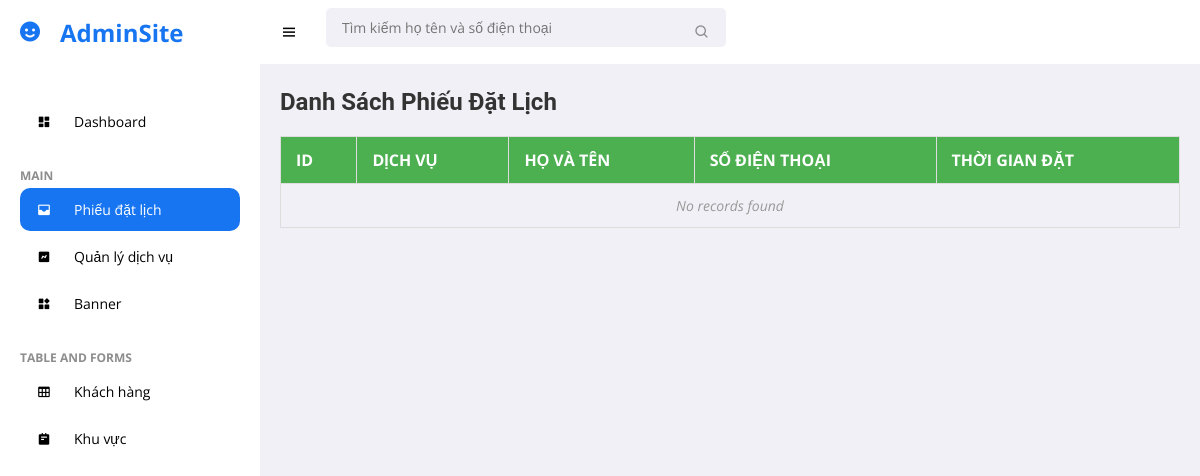
Page /Admin/booking/booking.php on the earlier database version.
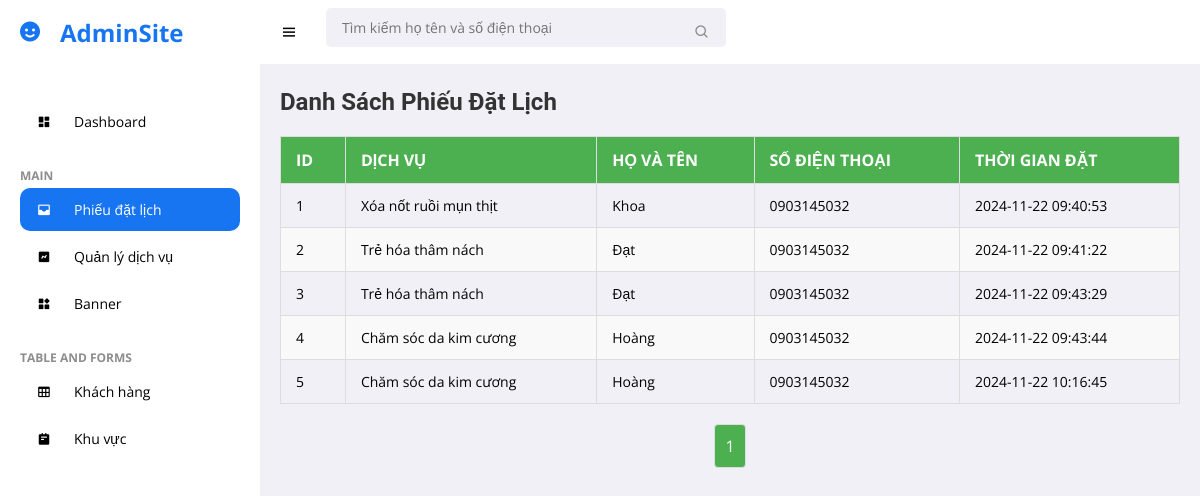
Same page on the later database version.
### tables this page shows
CREATE TABLE `phieu_dat` (
  `id` int(11) NOT NULL,
  `id_dichvu` int(11) NOT NULL,
  `ten_dichvu` varchar(255) NOT NULL,
  `ho_va_ten` varchar(100) NOT NULL,
  `so_dien_thoai` varchar(15) NOT NULL,
  `thoi_gian_dat` datetime DEFAULT current_timestamp()
);

### Admin/booking/booking.php (the view, shortened to what this page needs)
<?php
$db = Database::getInstance();
$conn = $db->getConnection();
$records_per_page = 5;
$page = isset($_GET['page']) ? (int)$_GET['page'] : 1;
$search_term = isset($_GET['search']) ? $_GET['search'] : '';
$offset = ($page - 1) * $records_per_page;
$query = "SELECT * FROM phieu_dat WHERE ho_va_ten LIKE ? OR so_dien_thoai LIKE ? LIMIT $records_per_page OFFSET $offset";
$stmt = $conn->prepare($query);
$search_like = '%' . $search_term . '%';
$stmt->bind_param('ss', $search_like, $search_like);
$stmt->execute();
$result = $stmt->get_result();
$total_records_query = "SELECT COUNT(*) as total FROM phieu_dat WHERE ho_va_ten LIKE ? OR so_dien_thoai LIKE ?";
$stmt_count = $conn->prepare($total_records_query);
$stmt_count->bind_param('ss', $search_like, $search_like);
$stmt_count->execute();
$total_records_result = $stmt_count->get_result();
$total_records = $total_records_result->fetch_assoc()['total'];
$total_pages = ceil($total_records / $records_per_page);
?>
<!DOCTYPE html>
<html lang="en">
<head>
    <link href='https://unpkg.com/boxicons@2.0.9/css/boxicons.min.css' rel='stylesheet'>
    <link rel="stylesheet" href="../style.css">
</head>
<body>
    <section id="sidebar">
        <a href="#" class="brand"><i class='bx bxs-smile icon'></i> AdminSite</a>
        <ul class="side-menu">
            <li><a href="../index.php"><i class='bx bxs-dashboard icon'></i> Dashboard</a></li>
            <li class="divider" data-text="main">Main</li>
            <li>
                <a href="./booking.php" class="active"><i class='bx bxs-inbox icon'></i> Phiếu đặt lịch </a>
            </li>
            <li><a href="../service/service.php"><i class='bx bxs-chart icon'></i> Quản lý dịch vụ</a></li>
            <li><a href="../banner/banner.php"><i class='bx bxs-widget icon'></i>Banner</a></li>
            <li class="divider" data-text="table and forms">Table and forms</li>
            <li><a href="../customer/customer.php"><i class='bx bx-table icon'></i> Khách hàng</a></li>
            <li>
                <a href="#"><i class='bx bxs-notepad icon'></i> Khu vực </a>
            </li>
        </ul>
    </section>
    <section id="content">
        <nav>
            <i class='bx bx-menu toggle-sidebar'></i>
            <form action="" method="GET">
                <div class="form-group">
                    <input
                        type="text"
                        name="search"
                        id="search"
                        placeholder="Tìm kiếm họ tên và số điện thoại"
                        oninput="searchCustomer()"
                        autocomplete="off">
                    <i class='bx bx-search icon'></i>
                </div>
            </form>
        </nav>
        <main>
            <h1>Danh Sách Phiếu Đặt Lịch</h1>
            <table class="table">
                <thead>
                    <tr>
                        <th>ID</th>
                        <th>Dịch Vụ</th>
                        <th>Họ và Tên</th>
                        <th>Số Điện Thoại</th>
                        <th>Thời Gian Đặt</th>
                    </tr>
                </thead>
                <tbody id="customerData">
                    <?php
                    if ($result->num_rows > 0) {
                        while ($row = $result->fetch_assoc()) {
                            echo '<tr data-id="' . $row['id'] . '">';
                            echo '<td>' . $row['id'] . '</td>';
                            echo '<td>' . $row['ten_dichvu'] . '</td>';
                            echo '<td>' . $row['ho_va_ten'] . '</td>';
                            echo '<td>' . $row['so_dien_thoai'] . '</td>';
                            echo '<td>' . $row['thoi_gian_dat'] . '</td>';
                            echo '</tr>';
                        }
                    } else {
                        echo '<tr><td colspan="5">No records found</td></tr>';
                    }
                    ?>
                </tbody>
            </table>
            <div class="pagination">
                <?php
                for ($i = 1; $i <= $total_pages; $i++) {
                    $active_class = $i == $page ? 'active' : '';
                    echo '<a href="?page=' . $i . '&search=' . urlencode($search_term) . '" class="' . $active_class . '">' . $i . '</a>';
                }
                ?>
            </div>
        </main>
    </section>
</body>
</html>

### Admin/style.css (style rules this page uses)
* { font-family: 'Open Sans', sans-serif; margin: 0; padding: 0; box-sizing: border-box; }
:root { --grey: #F1F0F6; --dark-grey: #8D8D8D; --light: #fff; --dark: #000; --green: #81D43A; --light-green: #E3FFCB; --blue: #1775F1; --light-blue: #D0E4FF; --dark-blue: #0C5FCD; --red: #FC3B56; }
html { overflow-x: hidden; }
body { background: var(--grey); overflow-x: hidden; }
a { text-decoration: none; }
li { list-style: none; }
#sidebar { position: fixed; max-width: 260px; width: 100%; background: var(--light); top: 0; left: 0; height: 100%; overflow-y: auto; scrollbar-width: none; transition: all .3s ease; z-index: 200; }
#sidebar .brand { font-size: 24px; display: flex; align-items: center; height: 64px; font-weight: 700; color: var(--blue); position: sticky; top: 0; left: 0; z-index: 100; background: var(--light); transition: all .3s ease; padding: 0 6px; }
#sidebar .icon { min-width: 48px; display: flex; justify-content: center; align-items: center; margin-right: 6px; }
#sidebar .side-menu { margin: 36px 0; padding: 0 20px; transition: all .3s ease; }
#sidebar .side-menu a { display: flex; align-items: center; font-size: 14px; color: var(--dark); padding: 12px 16px 12px 0; transition: all .3s ease; border-radius: 10px; margin: 4px 0; white-space: nowrap; }
#sidebar .side-menu > li > a.active, #sidebar .side-menu > li > a.active:hover { background: var(--blue); color: var(--light); }
#sidebar .divider { margin-top: 24px; font-size: 12px; text-transform: uppercase; font-weight: 700; color: var(--dark-grey); transition: all .3s ease; white-space: nowrap; }
#content { position: relative; width: calc(100% - 260px); left: 260px; transition: all .3s ease; }
nav { background: var(--light); height: 64px; padding: 0 20px; display: flex; align-items: center; grid-gap: 28px; position: sticky; top: 0; left: 0; z-index: 100; }
nav .toggle-sidebar { font-size: 18px; cursor: pointer; }
nav form { max-width: 400px; width: 100%; margin-right: auto; }
nav .form-group { position: relative; }
nav .form-group input { width: 100%; background: var(--grey); border-radius: 5px; border: none; outline: none; padding: 10px 36px 10px 16px; transition: all .3s ease; }
nav .form-group .icon { position: absolute; top: 50%; transform: translateY(-50%); right: 16px; color: var(--dark-grey); }
main { width: 100%; padding: 24px 20px 20px 20px; }

### Admin/booking/booking.php (style rules this page uses)
table.table { width: 100%; border-collapse: collapse; margin-top: 20px; font-family: Arial, sans-serif; }
table.table th, table.table td { padding: 12px 15px; text-align: left; border: 1px solid #ddd; }
table.table th { background-color: #4CAF50; color: white; text-transform: uppercase; font-weight: bold; font-size: 16px; }
table.table tr:nth-child(even) { background-color: #f9f9f9; }
table.table td { font-size: 14px; }
tr[data-id] { transition: border 0.3s ease; }
h1 { font-size: 24px; color: #333; font-weight: 600; margin-bottom: 20px; font-family: 'Roboto', sans-serif; }
.form-group input { width: 100%; padding: 8px; margin-bottom: 10px; font-size: 14px; border-radius: 4px; border: 1px solid #ddd; }
.pagination { display: flex; justify-content: center; margin-top: 20px; }
.pagination a { padding: 10px; margin: 0 5px; text-decoration: none; color: #333; border: 1px solid #ddd; border-radius: 4px; }
.pagination .active { background-color: #4CAF50; color: white; }
table.table td[colspan="5"] { text-align: center; font-style: italic; color: #999; }

Differences in the rows shown:
added phieu_dat: id "1", ten_dichvu "Xóa nốt ruồi mụn thịt", ho_va_ten "Khoa", so_dien_thoai "0903145032", thoi_gian_dat "2024-11-22 09:40:53"
added phieu_dat: id "2", ten_dichvu "Trẻ hóa thâm nách", ho_va_ten "Đạt", so_dien_thoai "0903145032", thoi_gian_dat "2024-11-22 09:41:22"
added phieu_dat: id "3", ten_dichvu "Trẻ hóa thâm nách", ho_va_ten "Đạt", so_dien_thoai "0903145032", thoi_gian_dat "2024-11-22 09:43:29"
added phieu_dat: id "4", ten_dichvu "Chăm sóc da kim cương", ho_va_ten "Hoàng", so_dien_thoai "0903145032", thoi_gian_dat "2024-11-22 09:43:44"
added phieu_dat: id "5", ten_dichvu "Chăm sóc da kim cương", ho_va_ten "Hoàng", so_dien_thoai "0903145032", thoi_gian_dat "2024-11-22 10:16:45"
Other differences:
new list line: "1"
text no longer shown: "No records found"
